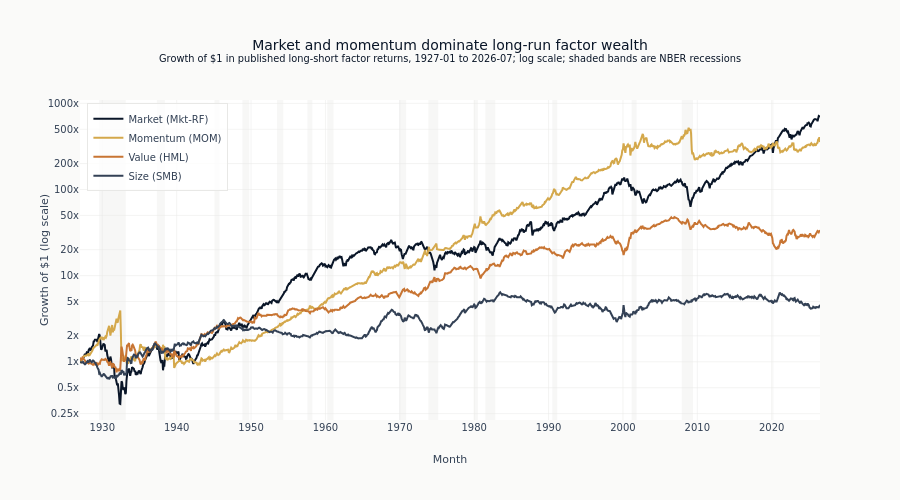

The cell this chart's notebook holds for it:
### Markdown cell above
### Add recession context

Recession shading separates secular compounding from crisis behavior.

### Code cell
# Add recession bands
for start, end in RECESSIONS:
    start_dt = datetime.strptime(start, "%Y-%m-%d")
    end_dt = datetime.strptime(end, "%Y-%m-%d")
    if start_dt >= cum_returns.index.min():
        fig.add_vrect(
            x0=start_dt,
            x1=end_dt,
            fillcolor=COLORS["silver_muted"],
            opacity=0.35,
            layer="below",
            line_width=0,
        )

wealth_tick_values = [0.25, 0.5, 1, 2, 5, 10, 20, 50, 100, 200, 500, 1_000]
wealth_tick_text = [f"{value:g}x" for value in wealth_tick_values]
fig.update_layout(
    title=(
        f"Market and momentum dominate long-run factor wealth<br><sup>Growth of $1 in "
        f"published long-short factor returns, {cum_returns.index.min():%Y-%m} to "
        f"{cum_returns.index.max():%Y-%m}; log scale; shaded bands are NBER recessions</sup>"
    ),
    xaxis_title="Month",
    yaxis_title="Growth of $1 (log scale)",
    yaxis_type="log",
    yaxis=dict(tickmode="array", tickvals=wealth_tick_values, ticktext=wealth_tick_text),
    legend=dict(yanchor="top", y=0.99, xanchor="left", x=0.01),
    hovermode="x unified",
    height=500,
)

fig.show()

### Figure 1 — Plotly figure (JSON) as saved in the notebook; plotly's stock layout.template omitted (floating-point values rounded to 4 significant figures; data arrays with more than 128 entries replaced by an {"elided": "..."} marker saying what was removed)
{"data": [{"hovertemplate": "%{x|%Y-%m}<br>%{y:.2f}x<extra></extra>", "line": {"color": "#0a1628", "width": 2}, "name": "Market (Mkt-RF)", "type": "scatter", "x": {"elided": "1195 str values"}, "y": {"elided": "1195 float values"}}, {"hovertemplate": "%{x|%Y-%m}<br>%{y:.2f}x<extra></extra>", "line": {"color": "#D4A84B", "width": 2}, "name": "Momentum (MOM)", "type": "scatter", "x": {"elided": "1195 str values"}, "y": {"elided": "1195 float values"}}, {"hovertemplate": "%{x|%Y-%m}<br>%{y:.2f}x<extra></extra>", "line": {"color": "#C87533", "width": 2}, "name": "Value (HML)", "type": "scatter", "x": {"elided": "1195 str values"}, "y": {"elided": "1195 float values"}}, {"hovertemplate": "%{x|%Y-%m}<br>%{y:.2f}x<extra></extra>", "line": {"color": "#334155", "width": 2}, "name": "Size (SMB)", "type": "scatter", "x": {"elided": "1195 str values"}, "y": {"elided": "1195 float values"}}], "layout": {"height": 500, "hovermode": "x unified", "legend": {"x": 0.01, "xanchor": "left", "y": 0.99, "yanchor": "top"}, "shapes": [{"fillcolor": "#e8e8e6", "layer": "below", "line": {"width": 0}, "opacity": 0.35, "type": "rect", "x0": "1929-08-01T00:00:00", "x1": "1933-03-01T00:00:00", "xref": "x", "y0": 0, "y1": 1, "yref": "y domain"}, {"fillcolor": "#e8e8e6", "layer": "below", "line": {"width": 0}, "opacity": 0.35, "type": "rect", "x0": "1937-05-01T00:00:00", "x1": "1938-06-01T00:00:00", "xref": "x", "y0": 0, "y1": 1, "yref": "y domain"}, {"fillcolor": "#e8e8e6", "layer": "below", "line": {"width": 0}, "opacity": 0.35, "type": "rect", "x0": "1945-02-01T00:00:00", "x1": "1945-10-01T00:00:00", "xref": "x", "y0": 0, "y1": 1, "yref": "y domain"}, {"fillcolor": "#e8e8e6", "layer": "below", "line": {"width": 0}, "opacity": 0.35, "type": "rect", "x0": "1948-11-01T00:00:00", "x1": "1949-10-01T00:00:00", "xref": "x", "y0": 0, "y1": 1, "yref": "y domain"}, {"fillcolor": "#e8e8e6", "layer": "below", "line": {"width": 0}, "opacity": 0.35, "type": "rect", "x0": "1953-07-01T00:00:00", "x1": "1954-05-01T00:00:00", "xref": "x", "y0": 0, "y1": 1, "yref": "y domain"}, {"fillcolor": "#e8e8e6", "layer": "below", "line": {"width": 0}, "opacity": 0.35, "type": "rect", "x0": "1957-08-01T00:00:00", "x1": "1958-04-01T00:00:00", "xref": "x", "y0": 0, "y1": 1, "yref": "y domain"}, {"fillcolor": "#e8e8e6", "layer": "below", "line": {"width": 0}, "opacity": 0.35, "type": "rect", "x0": "1960-04-01T00:00:00", "x1": "1961-02-01T00:00:00", "xref": "x", "y0": 0, "y1": 1, "yref": "y domain"}, {"fillcolor": "#e8e8e6", "layer": "below", "line": {"width": 0}, "opacity": 0.35, "type": "rect", "x0": "1969-12-01T00:00:00", "x1": "1970-11-01T00:00:00", "xref": "x", "y0": 0, "y1": 1, "yref": "y domain"}, {"fillcolor": "#e8e8e6", "layer": "below", "line": {"width": 0}, "opacity": 0.35, "type": "rect", "x0": "1973-11-01T00:00:00", "x1": "1975-03-01T00:00:00", "xref": "x", "y0": 0, "y1": 1, "yref": "y domain"}, {"fillcolor": "#e8e8e6", "layer": "below", "line": {"width": 0}, "opacity": 0.35, "type": "rect", "x0": "1980-01-01T00:00:00", "x1": "1980-07-01T00:00:00", "xref": "x", "y0": 0, "y1": 1, "yref": "y domain"}, {"fillcolor": "#e8e8e6", "layer": "below", "line": {"width": 0}, "opacity": 0.35, "type": "rect", "x0": "1981-07-01T00:00:00", "x1": "1982-11-01T00:00:00", "xref": "x", "y0": 0, "y1": 1, "yref": "y domain"}, {"fillcolor": "#e8e8e6", "layer": "below", "line": {"width": 0}, "opacity": 0.35, "type": "rect", "x0": "1990-07-01T00:00:00", "x1": "1991-03-01T00:00:00", "xref": "x", "y0": 0, "y1": 1, "yref": "y domain"}, {"fillcolor": "#e8e8e6", "layer": "below", "line": {"width": 0}, "opacity": 0.35, "type": "rect", "x0": "2001-03-01T00:00:00", "x1": "2001-11-01T00:00:00", "xref": "x", "y0": 0, "y1": 1, "yref": "y domain"}, {"fillcolor": "#e8e8e6", "layer": "below", "line": {"width": 0}, "opacity": 0.35, "type": "rect", "x0": "2007-12-01T00:00:00", "x1": "2009-06-01T00:00:00", "xref": "x", "y0": 0, "y1": 1, "yref": "y domain"}, {"fillcolor": "#e8e8e6", "layer": "below", "line": {"width": 0}, "opacity": 0.35, "type": "rect", "x0": "2020-02-01T00:00:00", "x1": "2020-04-01T00:00:00", "xref": "x", "y0": 0, "y1": 1, "yref": "y domain"}], "title": {"text": "Market and momentum dominate long-run factor wealth<br><sup>Growth of $1 in published long-short factor returns, 1927-01 to 2026-07; log scale; shaded bands are NBER recessions</sup>"}, "xaxis": {"title": {"text": "Month"}}, "yaxis": {"tickmode": "array", "ticktext": ["0.25x", "0.5x", "1x", "2x", "5x", "10x", "20x", "50x", "100x", "200x", "500x", "1000x"], "tickvals": [0.25, 0.5, 1, 2, 5, 10, 20, 50, 100, 200, 500, 1000], "title": {"text": "Growth of $1 (log scale)"}, "type": "log"}}}
